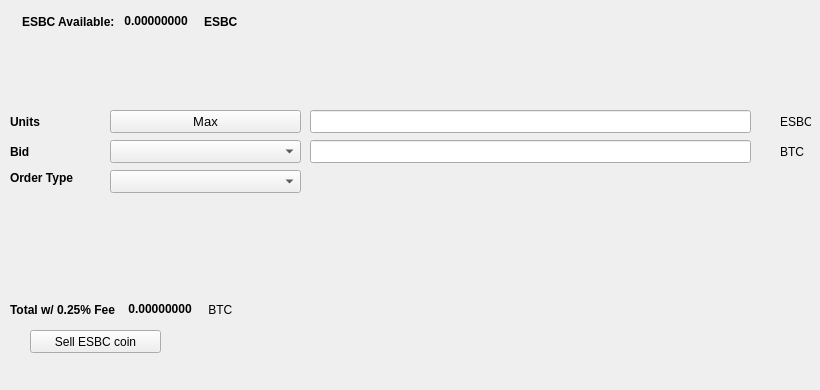
   <widget class="QWidget" name="SellTab">
    <attribute name="title">
     <string>Sell</string>
    </attribute>
    <widget class="QLabel" name="label_16">
     <property name="geometry">
      <rect>
       <x>780</x>
       <y>140</y>
       <width>31</width>
       <height>23</height>
      </rect>
     </property>
     <property name="text">
      <string>BTC</string>
     </property>
    </widget>
    <widget class="QComboBox" name="SellBidcomboBox">
     <property name="geometry">
      <rect>
       <x>110</x>
       <y>140</y>
       <width>191</width>
       <height>23</height>
      </rect>
     </property>
     <property name="font">
      <font>
       <pointsize>10</pointsize>
      </font>
     </property>
    </widget>
    <widget class="QLabel" name="label_18">
     <property name="geometry">
      <rect>
       <x>10</x>
       <y>110</y>
       <width>46</width>
       <height>23</height>
      </rect>
     </property>
     <property name="font">
      <font>
       <weight>75</weight>
       <bold>true</bold>
      </font>
     </property>
     <property name="text">
      <string>Units</string>
     </property>
    </widget>
    <widget class="QPushButton" name="Sell_Max_Amount">
     <property name="geometry">
      <rect>
       <x>110</x>
       <y>110</y>
       <width>191</width>
       <height>23</height>
      </rect>
     </property>
     <property name="font">
      <font>
       <pointsize>10</pointsize>
      </font>
     </property>
     <property name="text">
      <string>Max</string>
     </property>
    </widget>
    <widget class="QLabel" name="label_20">
     <property name="geometry">
      <rect>
       <x>10</x>
       <y>170</y>
       <width>91</width>
       <height>16</height>
      </rect>
     </property>
     <property name="font">
      <font>
       <weight>75</weight>
       <bold>true</bold>
      </font>
     </property>
     <property name="text">
      <string>Order Type</string>
     </property>
    </widget>
    <widget class="QComboBox" name="SellOrdertypeCombo">
     <property name="geometry">
      <rect>
       <x>110</x>
       <y>170</y>
       <width>191</width>
       <height>23</height>
      </rect>
     </property>
     <property name="font">
      <font>
       <pointsize>10</pointsize>
      </font>
     </property>
    </widget>
    <widget class="QLabel" name="label_21">
     <property name="geometry">
      <rect>
       <x>10</x>
       <y>140</y>
       <width>46</width>
       <height>23</height>
      </rect>
     </property>
     <property name="font">
      <font>
       <weight>75</weight>
       <bold>true</bold>
      </font>
     </property>
     <property name="text">
      <string>Bid</string>
     </property>
    </widget>
    <widget class="QLabel" name="label_22">
     <property name="geometry">
      <rect>
       <x>780</x>
       <y>110</y>
       <width>31</width>
       <height>23</height>
      </rect>
     </property>
     <property name="text">
      <string>ESBC</string>
     </property>
    </widget>
    <widget class="QLineEdit" name="UnitsInputesbcoin">
     <property name="geometry">
      <rect>
       <x>310</x>
       <y>110</y>
       <width>441</width>
       <height>23</height>
      </rect>
     </property>
     <property name="font">
      <font>
       <pointsize>9</pointsize>
       <weight>75</weight>
       <bold>true</bold>
      </font>
     </property>
    </widget>
    <widget class="QLineEdit" name="SellBidPriceEdit">
     <property name="geometry">
      <rect>
       <x>310</x>
       <y>140</y>
       <width>441</width>
       <height>23</height>
      </rect>
     </property>
     <property name="font">
      <font>
       <pointsize>9</pointsize>
       <weight>75</weight>
       <bold>true</bold>
      </font>
     </property>
    </widget>
    <widget class="QPushButton" name="SellesbcoinBTN">
     <property name="geometry">
      <rect>
       <x>30</x>
       <y>330</y>
       <width>131</width>
       <height>23</height>
      </rect>
     </property>
     <property name="text">
      <string>Sell ESBC coin</string>
     </property>
     <property name="icon">
      <iconset resource="../esbcoin">
       <normaloff>:/icons/bitcoin</normaloff>:/icons/bitcoin</iconset>
     </property>
    </widget>
    <widget class="QWidget" name="layoutWidget3">
     <property name="geometry">
      <rect>
       <x>22</x>
       <y>12</y>
       <width>258</width>
       <height>19</height>
      </rect>
     </property>
     <layout class="QHBoxLayout" name="horizontalLayout">
      <item>
       <widget class="QLabel" name="label232_2">
        <property name="font">
         <font>
          <weight>75</weight>
          <bold>true</bold>
         </font>
        </property>
        <property name="text">
         <string>ESBC Available:</string>
        </property>
       </widget>
      </item>
      <item>
       <widget class="QLabel" name="esbcoinAvailableLabel">
        <property name="palette">
         <palette>
          <active>
           <colorrole role="WindowText">
            <brush brushstyle="SolidPattern">
             <color alpha="255">
              <red>0</red>
              <green>0</green>
              <blue>0</blue>
             </color>
            </brush>
           </colorrole>
           <colorrole role="Button">
            <brush brushstyle="SolidPattern">
             <color alpha="255">
              <red>0</red>
              <green>170</green>
              <blue>0</blue>
             </color>
            </brush>
           </colorrole>
           <colorrole role="Light">
            <brush brushstyle="SolidPattern">
             <color alpha="255">
              <red>0</red>
              <green>255</green>
              <blue>0</blue>
             </color>
            </brush>
           </colorrole>
           <colorrole role="Midlight">
            <brush brushstyle="SolidPattern">
             <color alpha="255">
              <red>0</red>
              <green>212</green>
              <blue>0</blue>
             </color>
            </brush>
           </colorrole>
           <colorrole role="Dark">
            <brush brushstyle="SolidPattern">
             <color alpha="255">
              <red>0</red>
              <green>85</green>
              <blue>0</blue>
             </color>
            </brush>
           </colorrole>
           <colorrole role="Mid">
            <brush brushstyle="SolidPattern">
             <color alpha="255">
              <red>0</red>
              <green>113</green>
              <blue>0</blue>
             </color>
            </brush>
           </colorrole>
           <colorrole role="Text">
            <brush brushstyle="SolidPattern">
             <color alpha="255">
              <red>0</red>
              <green>170</green>
              <blue>0</blue>
             </color>
            </brush>
           </colorrole>
           <colorrole role="BrightText">
            <brush brushstyle="SolidPattern">
             <color alpha="255">
              <red>255</red>
              <green>255</green>
              <blue>255</blue>
             </color>
            </brush>
           </colorrole>
           <colorrole role="ButtonText">
            <brush brushstyle="SolidPattern">
             <color alpha="255">
              <red>0</red>
              <green>0</green>
              <blue>0</blue>
             </color>
            </brush>
           </colorrole>
           <colorrole role="Base">
            <brush brushstyle="SolidPattern">
             <color alpha="255">
              <red>255</red>
              <green>255</green>
              <blue>255</blue>
             </color>
            </brush>
           </colorrole>
           <colorrole role="Window">
            <brush brushstyle="SolidPattern">
             <color alpha="255">
              <red>0</red>
              <green>170</green>
              <blue>0</blue>
             </color>
            </brush>
           </colorrole>
           <colorrole role="Shadow">
            <brush brushstyle="SolidPattern">
             <color alpha="255">
              <red>0</red>
              <green>0</green>
              <blue>0</blue>
             </color>
            </brush>
           </colorrole>
           <colorrole role="AlternateBase">
            <brush brushstyle="SolidPattern">
             <color alpha="255">
              <red>127</red>
              <green>212</green>
              <blue>127</blue>
             </color>
            </brush>
           </colorrole>
           <colorrole role="ToolTipBase">
            <brush brushstyle="SolidPattern">
             <color alpha="255">
              <red>255</red>
              <green>255</green>
              <blue>220</blue>
             </color>
            </brush>
           </colorrole>
           <colorrole role="ToolTipText">
            <brush brushstyle="SolidPattern">
             <color alpha="255">
              <red>0</red>
              <green>0</green>
              <blue>0</blue>
             </color>
            </brush>
           </colorrole>
          </active>
          <inactive>
           <colorrole role="WindowText">
            <brush brushstyle="SolidPattern">
             <color alpha="255">
              <red>0</red>
              <green>0</green>
              <blue>0</blue>
             </color>
            </brush>
           </colorrole>
           <colorrole role="Button">
            <brush brushstyle="SolidPattern">
             <color alpha="255">
              <red>0</red>
              <green>170</green>
              <blue>0</blue>
             </color>
            </brush>
           </colorrole>
           <colorrole role="Light">
            <brush brushstyle="SolidPattern">
             <color alpha="255">
              <red>0</red>
              <green>255</green>
              <blue>0</blue>
             </color>
            </brush>
           </colorrole>
           <colorrole role="Midlight">
            <brush brushstyle="SolidPattern">
             <color alpha="255">
              <red>0</red>
              <green>212</green>
              <blue>0</blue>
             </color>
            </brush>
           </colorrole>
           <colorrole role="Dark">
            <brush brushstyle="SolidPattern">
             <color alpha="255">
              <red>0</red>
              <green>85</green>
              <blue>0</blue>
             </color>
            </brush>
           </colorrole>
           <colorrole role="Mid">
            <brush brushstyle="SolidPattern">
             <color alpha="255">
              <red>0</red>
              <green>113</green>
              <blue>0</blue>
             </color>
            </brush>
           </colorrole>
           <colorrole role="Text">
            <brush brushstyle="SolidPattern">
             <color alpha="255">
              <red>0</red>
              <green>170</green>
              <blue>0</blue>
             </color>
            </brush>
           </colorrole>
           <colorrole role="BrightText">
            <brush brushstyle="SolidPattern">
             <color alpha="255">
              <red>255</red>
              <green>255</green>
              <blue>255</blue>
             </color>
            </brush>
           </colorrole>
           <colorrole role="ButtonText">
            <brush brushstyle="SolidPattern">
             <color alpha="255">
              <red>0</red>
              <green>0</green>
              <blue>0</blue>
             </color>
            </brush>
           </colorrole>
           <colorrole role="Base">
            <brush brushstyle="SolidPattern">
             <color alpha="255">
              <red>255</red>
              <green>255</green>
              <blue>255</blue>
             </color>
            </brush>
           </colorrole>
           <colorrole role="Window">
            <brush brushstyle="SolidPattern">
             <color alpha="255">
              <red>0</red>
              <green>170</green>
              <blue>0</blue>
             </color>
            </brush>
           </colorrole>
           <colorrole role="Shadow">
            <brush brushstyle="SolidPattern">
             <color alpha="255">
              <red>0</red>
              <green>0</green>
              <blue>0</blue>
             </color>
            </brush>
           </colorrole>
           <colorrole role="AlternateBase">
            <brush brushstyle="SolidPattern">
             <color alpha="255">
              <red>127</red>
              <green>212</green>
              <blue>127</blue>
             </color>
            </brush>
           </colorrole>
           <colorrole role="ToolTipBase">
            <brush brushstyle="SolidPattern">
             <color alpha="255">
              <red>255</red>
              <green>255</green>
              <blue>220</blue>
             </color>
            </brush>
           </colorrole>
           <colorrole role="ToolTipText">
            <brush brushstyle="SolidPattern">
             <color alpha="255">
              <red>0</red>
              <green>0</green>
              <blue>0</blue>
             </color>
            </brush>
           </colorrole>
          </inactive>
          <disabled>
           <colorrole role="WindowText">
            <brush brushstyle="SolidPattern">
             <color alpha="255">
              <red>0</red>
              <green>85</green>
              <blue>0</blue>
             </color>
            </brush>
           </colorrole>
           <colorrole role="Button">
            <brush brushstyle="SolidPattern">
             <color alpha="255">
              <red>0</red>
              <green>170</green>
              <blue>0</blue>
             </color>
            </brush>
           </colorrole>
           <colorrole role="Light">
            <brush brushstyle="SolidPattern">
             <color alpha="255">
              <red>0</red>
              <green>255</green>
              <blue>0</blue>
             </color>
            </brush>
           </colorrole>
           <colorrole role="Midlight">
            <brush brushstyle="SolidPattern">
             <color alpha="255">
              <red>0</red>
              <green>212</green>
              <blue>0</blue>
             </color>
            </brush>
           </colorrole>
           <colorrole role="Dark">
            <brush brushstyle="SolidPattern">
             <color alpha="255">
              <red>0</red>
              <green>85</green>
              <blue>0</blue>
             </color>
            </brush>
           </colorrole>
           <colorrole role="Mid">
            <brush brushstyle="SolidPattern">
             <color alpha="255">
              <red>0</red>
              <green>113</green>
              <blue>0</blue>
             </color>
            </brush>
           </colorrole>
           <colorrole role="Text">
            <brush brushstyle="SolidPattern">
             <color alpha="255">
              <red>0</red>
              <green>85</green>
              <blue>0</blue>
             </color>
            </brush>
           </colorrole>
           <colorrole role="BrightText">
            <brush brushstyle="SolidPattern">
             <color alpha="255">
              <red>255</red>
              <green>255</green>
              <blue>255</blue>
             </color>
            </brush>
           </colorrole>
           <colorrole role="ButtonText">
            <brush brushstyle="SolidPattern">
             <color alpha="255">
              <red>0</red>
              <green>85</green>
              <blue>0</blue>
             </color>
            </brush>
           </colorrole>
           <colorrole role="Base">
            <brush brushstyle="SolidPattern">
             <color alpha="255">
              <red>0</red>
              <green>170</green>
              <blue>0</blue>
             </color>
            </brush>
           </colorrole>
           <colorrole role="Window">
            <brush brushstyle="SolidPattern">
             <color alpha="255">
              <red>0</red>
              <green>170</green>
              <blue>0</blue>
             </color>
            </brush>
           </colorrole>
           <colorrole role="Shadow">
            <brush brushstyle="SolidPattern">
             <color alpha="255">
              <red>0</red>
              <green>0</green>
              <blue>0</blue>
             </color>
            </brush>
           </colorrole>
           <colorrole role="AlternateBase">
            <brush brushstyle="SolidPattern">
             <color alpha="255">
              <red>0</red>
              <green>170</green>
              <blue>0</blue>
             </color>
            </brush>
           </colorrole>
           <colorrole role="ToolTipBase">
            <brush brushstyle="SolidPattern">
             <color alpha="255">
              <red>255</red>
              <green>255</green>
              <blue>220</blue>
             </color>
            </brush>
           </colorrole>
           <colorrole role="ToolTipText">
            <brush brushstyle="SolidPattern">
             <color alpha="255">
              <red>0</red>
              <green>0</green>
              <blue>0</blue>
             </color>
            </brush>
           </colorrole>
          </disabled>
         </palette>
        </property>
        <property name="font">
         <font>
          <weight>75</weight>
          <bold>true</bold>
         </font>
        </property>
        <property name="text">
         <string> 0.00000000 </string>
        </property>
        <property name="textInteractionFlags">
         <set>Qt::LinksAccessibleByMouse|Qt::TextSelectableByKeyboard|Qt::TextSelectableByMouse</set>
        </property>
       </widget>
      </item>
      <item>
       <widget class="QLabel" name="labelesbcoin">
        <property name="font">
         <font>
          <weight>75</weight>
          <bold>true</bold>
         </font>
        </property>
        <property name="text">
         <string>ESBC</string>
        </property>
       </widget>
      </item>
     </layout>
    </widget>
    <widget class="QWidget" name="layoutWidget">
     <property name="geometry">
      <rect>
       <x>10</x>
       <y>300</y>
       <width>268</width>
       <height>19</height>
      </rect>
     </property>
     <layout class="QHBoxLayout" name="horizontalLayout_2">
      <item>
       <widget class="QLabel" name="label_19">
        <property name="font">
         <font>
          <weight>75</weight>
          <bold>true</bold>
         </font>
        </property>
        <property name="text">
         <string>Total w/ 0.25% Fee </string>
        </property>
       </widget>
      </item>
      <item>
       <widget class="QLabel" name="SellCostLabel">
        <property name="palette">
         <palette>
          <active>
           <colorrole role="WindowText">
            <brush brushstyle="SolidPattern">
             <color alpha="255">
              <red>0</red>
              <green>0</green>
              <blue>0</blue>
             </color>
            </brush>
           </colorrole>
           <colorrole role="Button">
            <brush brushstyle="SolidPattern">
             <color alpha="255">
              <red>0</red>
              <green>170</green>
              <blue>0</blue>
             </color>
            </brush>
           </colorrole>
           <colorrole role="Light">
            <brush brushstyle="SolidPattern">
             <color alpha="255">
              <red>0</red>
              <green>255</green>
              <blue>0</blue>
             </color>
            </brush>
           </colorrole>
           <colorrole role="Midlight">
            <brush brushstyle="SolidPattern">
             <color alpha="255">
              <red>0</red>
              <green>212</green>
              <blue>0</blue>
             </color>
            </brush>
           </colorrole>
           <colorrole role="Dark">
            <brush brushstyle="SolidPattern">
             <color alpha="255">
              <red>0</red>
              <green>85</green>
              <blue>0</blue>
             </color>
            </brush>
           </colorrole>
           <colorrole role="Mid">
            <brush brushstyle="SolidPattern">
             <color alpha="255">
              <red>0</red>
              <green>113</green>
              <blue>0</blue>
             </color>
            </brush>
           </colorrole>
           <colorrole role="Text">
            <brush brushstyle="SolidPattern">
             <color alpha="255">
              <red>0</red>
              <green>170</green>
              <blue>0</blue>
             </color>
            </brush>
           </colorrole>
           <colorrole role="BrightText">
            <brush brushstyle="SolidPattern">
             <color alpha="255">
              <red>255</red>
              <green>255</green>
              <blue>255</blue>
             </color>
            </brush>
           </colorrole>
           <colorrole role="ButtonText">
            <brush brushstyle="SolidPattern">
             <color alpha="255">
              <red>0</red>
              <green>0</green>
              <blue>0</blue>
             </color>
            </brush>
           </colorrole>
           <colorrole role="Base">
            <brush brushstyle="SolidPattern">
             <color alpha="255">
              <red>255</red>
              <green>255</green>
              <blue>255</blue>
             </color>
            </brush>
           </colorrole>
           <colorrole role="Window">
            <brush brushstyle="SolidPattern">
             <color alpha="255">
              <red>0</red>
              <green>170</green>
              <blue>0</blue>
             </color>
            </brush>
           </colorrole>
           <colorrole role="Shadow">
            <brush brushstyle="SolidPattern">
             <color alpha="255">
              <red>0</red>
              <green>0</green>
              <blue>0</blue>
             </color>
            </brush>
           </colorrole>
           <colorrole role="AlternateBase">
            <brush brushstyle="SolidPattern">
             <color alpha="255">
              <red>127</red>
              <green>212</green>
              <blue>127</blue>
             </color>
            </brush>
           </colorrole>
           <colorrole role="ToolTipBase">
            <brush brushstyle="SolidPattern">
             <color alpha="255">
              <red>255</red>
              <green>255</green>
              <blue>220</blue>
             </color>
            </brush>
           </colorrole>
           <colorrole role="ToolTipText">
            <brush brushstyle="SolidPattern">
             <color alpha="255">
              <red>0</red>
              <green>0</green>
              <blue>0</blue>
             </color>
            </brush>
           </colorrole>
          </active>
          <inactive>
           <colorrole role="WindowText">
            <brush brushstyle="SolidPattern">
             <color alpha="255">
              <red>0</red>
              <green>0</green>
              <blue>0</blue>
             </color>
            </brush>
           </colorrole>
           <colorrole role="Button">
            <brush brushstyle="SolidPattern">
             <color alpha="255">
              <red>0</red>
              <green>170</green>
              <blue>0</blue>
             </color>
            </brush>
           </colorrole>
           <colorrole role="Light">
            <brush brushstyle="SolidPattern">
             <color alpha="255">
              <red>0</red>
              <green>255</green>
              <blue>0</blue>
             </color>
            </brush>
           </colorrole>
           <colorrole role="Midlight">
            <brush brushstyle="SolidPattern">
             <color alpha="255">
              <red>0</red>
              <green>212</green>
              <blue>0</blue>
             </color>
            </brush>
           </colorrole>
           <colorrole role="Dark">
            <brush brushstyle="SolidPattern">
             <color alpha="255">
              <red>0</red>
              <green>85</green>
              <blue>0</blue>
             </color>
            </brush>
           </colorrole>
           <colorrole role="Mid">
            <brush brushstyle="SolidPattern">
             <color alpha="255">
              <red>0</red>
              <green>113</green>
              <blue>0</blue>
             </color>
            </brush>
           </colorrole>
           <colorrole role="Text">
            <brush brushstyle="SolidPattern">
             <color alpha="255">
              <red>0</red>
              <green>170</green>
              <blue>0</blue>
             </color>
            </brush>
           </colorrole>
           <colorrole role="BrightText">
            <brush brushstyle="SolidPattern">
             <color alpha="255">
              <red>255</red>
              <green>255</green>
              <blue>255</blue>
             </color>
            </brush>
           </colorrole>
           <colorrole role="ButtonText">
            <brush brushstyle="SolidPattern">
             <color alpha="255">
              <red>0</red>
              <green>0</green>
              <blue>0</blue>
             </color>
            </brush>
           </colorrole>
           <colorrole role="Base">
            <brush brushstyle="SolidPattern">
             <color alpha="255">
              <red>255</red>
              <green>255</green>
              <blue>255</blue>
             </color>
            </brush>
           </colorrole>
           <colorrole role="Window">
            <brush brushstyle="SolidPattern">
             <color alpha="255">
              <red>0</red>
              <green>170</green>
              <blue>0</blue>
             </color>
            </brush>
           </colorrole>
           <colorrole role="Shadow">
            <brush brushstyle="SolidPattern">
             <color alpha="255">
              <red>0</red>
              <green>0</green>
              <blue>0</blue>
             </color>
            </brush>
           </colorrole>
           <colorrole role="AlternateBase">
            <brush brushstyle="SolidPattern">
             <color alpha="255">
              <red>127</red>
              <green>212</green>
              <blue>127</blue>
             </color>
            </brush>
           </colorrole>
           <colorrole role="ToolTipBase">
            <brush brushstyle="SolidPattern">
             <color alpha="255">
              <red>255</red>
              <green>255</green>
              <blue>220</blue>
             </color>
            </brush>
           </colorrole>
           <colorrole role="ToolTipText">
            <brush brushstyle="SolidPattern">
             <color alpha="255">
              <red>0</red>
              <green>0</green>
              <blue>0</blue>
             </color>
            </brush>
           </colorrole>
          </inactive>
          <disabled>
           <colorrole role="WindowText">
            <brush brushstyle="SolidPattern">
             <color alpha="255">
              <red>0</red>
              <green>85</green>
              <blue>0</blue>
             </color>
            </brush>
           </colorrole>
           <colorrole role="Button">
            <brush brushstyle="SolidPattern">
             <color alpha="255">
              <red>0</red>
              <green>170</green>
              <blue>0</blue>
             </color>
            </brush>
           </colorrole>
           <colorrole role="Light">
            <brush brushstyle="SolidPattern">
             <color alpha="255">
              <red>0</red>
              <green>255</green>
              <blue>0</blue>
             </color>
            </brush>
           </colorrole>
           <colorrole role="Midlight">
            <brush brushstyle="SolidPattern">
             <color alpha="255">
              <red>0</red>
              <green>212</green>
              <blue>0</blue>
             </color>
            </brush>
           </colorrole>
           <colorrole role="Dark">
            <brush brushstyle="SolidPattern">
             <color alpha="255">
              <red>0</red>
              <green>85</green>
              <blue>0</blue>
             </color>
            </brush>
           </colorrole>
           <colorrole role="Mid">
            <brush brushstyle="SolidPattern">
             <color alpha="255">
              <red>0</red>
              <green>113</green>
              <blue>0</blue>
             </color>
            </brush>
           </colorrole>
           <colorrole role="Text">
            <brush brushstyle="SolidPattern">
             <color alpha="255">
              <red>0</red>
              <green>85</green>
              <blue>0</blue>
             </color>
            </brush>
           </colorrole>
           <colorrole role="BrightText">
            <brush brushstyle="SolidPattern">
             <color alpha="255">
              <red>255</red>
              <green>255</green>
              <blue>255</blue>
             </color>
            </brush>
           </colorrole>
           <colorrole role="ButtonText">
            <brush brushstyle="SolidPattern">
             <color alpha="255">
              <red>0</red>
              <green>85</green>
              <blue>0</blue>
             </color>
            </brush>
           </colorrole>
           <colorrole role="Base">
            <brush brushstyle="SolidPattern">
             <color alpha="255">
              <red>0</red>
              <green>170</green>
              <blue>0</blue>
             </color>
            </brush>
           </colorrole>
           <colorrole role="Window">
            <brush brushstyle="SolidPattern">
             <color alpha="255">
              <red>0</red>
              <green>170</green>
              <blue>0</blue>
             </color>
            </brush>
           </colorrole>
           <colorrole role="Shadow">
            <brush brushstyle="SolidPattern">
             <color alpha="255">
              <red>0</red>
              <green>0</green>
              <blue>0</blue>
             </color>
            </brush>
           </colorrole>
           <colorrole role="AlternateBase">
            <brush brushstyle="SolidPattern">
             <color alpha="255">
              <red>0</red>
              <green>170</green>
              <blue>0</blue>
             </color>
            </brush>
           </colorrole>
           <colorrole role="ToolTipBase">
            <brush brushstyle="SolidPattern">
             <color alpha="255">
              <red>255</red>
              <green>255</green>
              <blue>220</blue>
             </color>
            </brush>
           </colorrole>
           <colorrole role="ToolTipText">
            <brush brushstyle="SolidPattern">
             <color alpha="255">
              <red>0</red>
              <green>0</green>
              <blue>0</blue>
             </color>
            </brush>
           </colorrole>
          </disabled>
         </palette>
        </property>
        <property name="font">
         <font>
          <weight>75</weight>
          <bold>true</bold>
         </font>
        </property>
        <property name="autoFillBackground">
         <bool>false</bool>
        </property>
        <property name="text">
         <string> 0.00000000</string>
        </property>
        <property name="textInteractionFlags">
         <set>Qt::LinksAccessibleByMouse|Qt::TextSelectableByMouse</set>
        </property>
       </widget>
      </item>
      <item>
       <widget class="QLabel" name="label_17">
        <property name="font">
         <font>
          <weight>50</weight>
          <bold>false</bold>
         </font>
        </property>
        <property name="text">
         <string> BTC</string>
        </property>
       </widget>
      </item>
     </layout>
    </widget>
    <widget class="QLabel" name="label_23">
     <property name="geometry">
      <rect>
       <x>460</x>
       <y>300</y>
       <width>281</width>
       <height>81</height>
      </rect>
     </property>
     <property name="text">
      <string/>
     </property>
     <property name="pixmap">
      <pixmap>:/images/bittrex</pixmap>
     </property>
    </widget>
   </widget>
